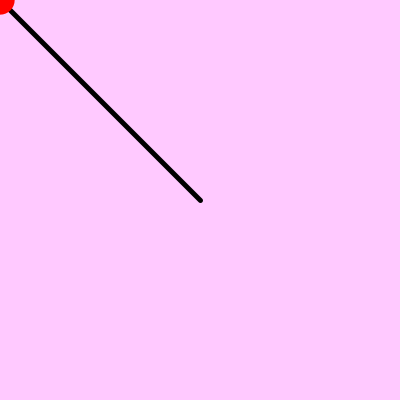
Frame 1 (no input)
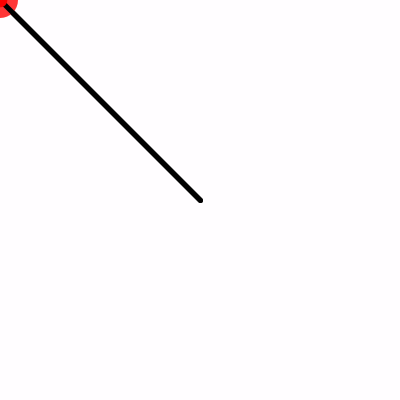
Frame 60 (the mouse pressed at the canvas centre just before this capture)
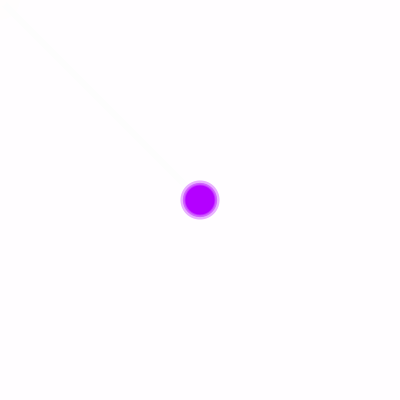
Frame 120 (the mouse held since frame 60 and released just before this capture)

The Processing sketch that drew these frames (run headless with seeded random() and noise(); from frame 60 on, the mouse is pressed at the canvas centre):

// Processing sketch: processing_60224
// ── processing_60224.pde

void setup(){

   size(400,400);
   background(255,255,255);
   
}


void draw(){

float r;
r = random(10,40);

 
smooth();
noStroke();

//background(255,0,255);
fill(255,0,255,54);
rectMode(CENTER);
rect(200,200,400,400);

stroke(0);
strokeWeight(5);
line(200,200,mouseX,mouseY);
noStroke();
colorMode(HSB);
fill(mouseX,255,255);
ellipseMode(CENTER);

ellipse(mouseX,mouseY,r,r);



}
